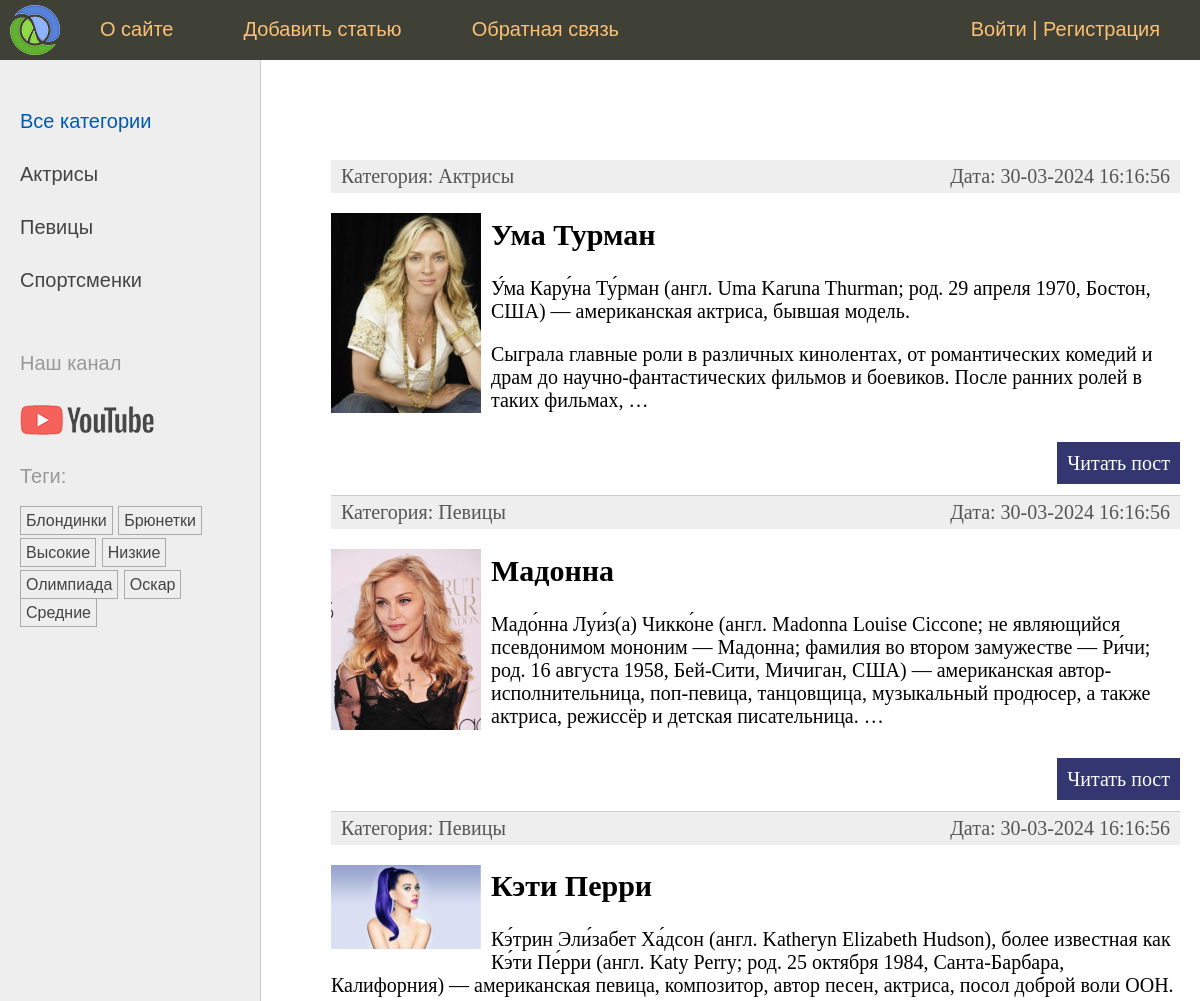
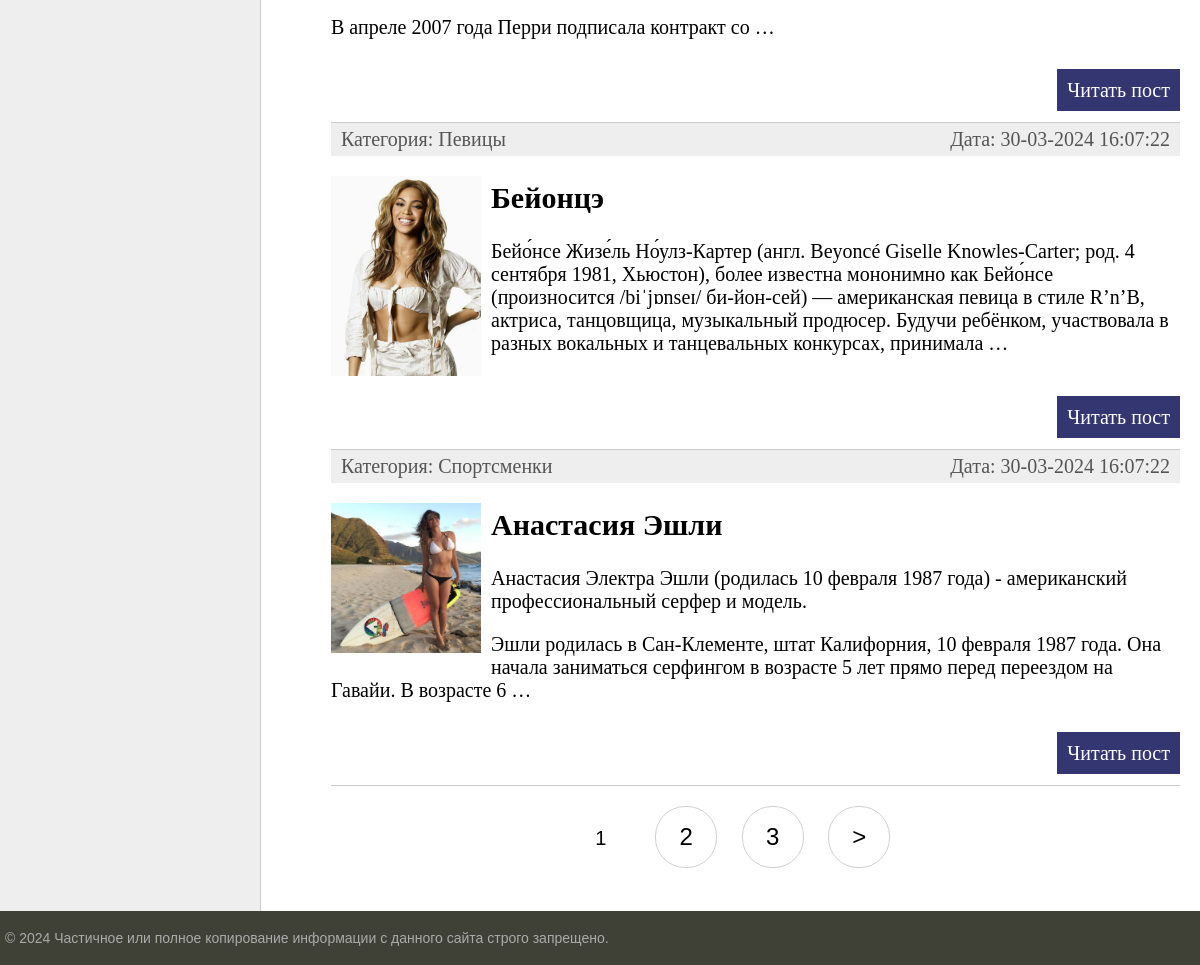
The page / on the database its author committed (2 pictures, top to bottom).
### women/models.py (models this page shows, shortened)
class Category(models.Model):  # Модель Category в виде класса для связи many-to-one (нашей первичной модели category)
    name = models.CharField(max_length=100, db_index=True, verbose_name="Категория")  # имя категории + индекс-е поле
    slug = models.SlugField(max_length=255, unique=True, db_index=True)  # поле для обращения по slug + index
    class Meta:  # мета класс для вывода класса Category в админ панель
        verbose_name = "Категория"
        verbose_name_plural = "Категории"
    def get_absolute_url(self):  # метод для формирования URl адреса (см шаблон в list_categories.html)
        return reverse('category', kwargs={'cat_slug': self.slug})  # возвращает с помощью reverse маршрут по

class TagPost(models.Model):  # модель для тегов наследуем от класса Model
    tag = models.CharField(max_length=100, db_index=True)  # название тега(индексированное) + max длина 100 символов
    slug = models.SlugField(max_length=255, unique=True, db_index=True)  # поле для slug (уникален и индексирован)
    def get_absolute_url(self):  # метод возвращает url для конкретного тега(также отвечает в админке-смотреть на сайте)
        return reverse('tag', kwargs={'tag_slug': self.slug})  # slug берется из бд и формируется маршрут

class Women(models.Model):  # наш класс-модель с полями для таблицы
    class Status(models.IntegerChoices):  # класс для именовывания опубликованных/не опубликованных статей в виджете
        DRAFT = 0, 'Черновик'  # название-статус в виджете в виде кортежа с int
        PUBLISHED = 1, 'Опубликовано'  # - костыль в 20 строке - преобразует 1 и 0 в булевы значения
    title = models.CharField(max_length=255, verbose_name="Заголовок")  # Заголовок с максимальным кол-во символов
    slug = models.SlugField(max_length=255, unique=True, db_index=True, verbose_name="Slug",  # связка с slug в urls
                            validators=[  # стандартные валидаторы для slug + сообщение
                                MinLengthValidator(5, message="Минимум 5 символов"),
                                MaxLengthValidator(100, message="Максимум 100 символов")])
    photo = models.ImageField(upload_to="photos/%y/%m/%d", default=None,  # поле для загрузки фото для постов +
                              blank=True, null=True, verbose_name="Фото")  # параметры загрузки(каталог, имя...)
    content = models.TextField(blank=True, verbose_name="Текст статьи")  # Поле для текста(статьи) с доступно пустым
    time_create = models.DateTimeField(auto_now_add=True, verbose_name="Время создания")  # авто заполнение времени
    time_update = models.DateTimeField(auto_now=True, verbose_name="Время изменения")  # меняющееся при каждом изменении
    is_published = models.BooleanField(choices=tuple(map(lambda x: (bool(x[0]), x[1]), Status.choices)),  # Публикация +
                                       default=Status.DRAFT, verbose_name="Статус")  # костыль "опубликовано" в админке
    cat = models.ForeignKey('Category', on_delete=models.PROTECT, related_name='posts', verbose_name="Категории")
    tags = models.ManyToManyField('TagPost', blank=True, related_name='tags', verbose_name="Теги")  # many-to-many
    husband = models.OneToOneField('Husband', on_delete=models.SET_NULL,
                                   null=True, blank=True, related_name='wuman', verbose_name="Муж")
    objects = models.Manager()  # пользовательский менеджер по умолчанию (работает, если published не активен)
    published = PublishedManager()  # пользовательский менеджер публикаций(да/нет)
    class Meta:  # спец класс для сортировки полей модели Women с методом ordering и indexes + порядок сортировки
        verbose_name = "Известные женщины"  # заголовок для админки
        verbose_name_plural = "Известные женщины"  # заголовок во множественном числе (без -s)
        ordering = ['-time_create']  # порядок сортировки
        indexes = [  # список индексированных полей для ускорения сортировки
            models.Index(fields=['-time_create'])  # class Meta - для управления сортировкой на уровне класса
        ]
    def get_absolute_url(self):  # метод, формирующий url для каждой конкретной записи
        return reverse('post', kwargs={'post_slug': self.slug})  # ф-я reverse возвращает полноценный url адрес

### women/views.py (the view)
# urls.py: path('', views.WomenHome.as_view(), name='home'),  # http://127.0.0.1:8000 - маршр отвеч за гл стр + class WomenHome
class WomenHome(DataMixin, ListView):  # класс типа ListView для отображения произвольных списков главной страницы.
    template_name = 'women/index.html'  # путь к шаблону, который используется
    context_object_name = 'posts'  # атрибут для использования списка статей из модели Women(posts в шаблоне index.html)
    title_page = 'Главная страница'  # title_page добавляется в словарь extra_context,кот-й формируется, благодаря Mixin
    cat_selected = 0  # Параметр выбора категории(маркер выделенной категории)
    def get_queryset(self):  # спец метод для отображения только опубликованных статей, если отображаются все статьи.
        return Women.published.all().select_related('cat')  # отображение всех опубликованных статей

### users/context_processors.py (called while the page is built)
def get_women_context(request):  # Конт-й шаблонный проц-р для отображения главного меню
    return {'mainmenu': menu}  # вернуть словарь и автоматически передать его во все шаблоны + переменная menu

### women/models.py (called while the page is built)
    def get_queryset(self):  # возвращает опубликованные посты(спец метод базового класса)
        return super().get_queryset().filter(is_published=Women.Status.PUBLISHED)  # возвращает опубликованные статьи

### women/templatetags/women_tags.py (called while the page is built)
@register.inclusion_tag('women/list_categories.html')  # inclusion тэг формирует шаблон и возвр-т фрагмент HTML-страницы
def show_categories(cat_selected=0):  # ф-я возвращает обработанную HTML-страницу
    cats = Category.objects.annotate(total=Count("posts")).filter(total__gt=0)  # вывод категорий, связанных с
    return {'cats': cats, 'cat_selected': cat_selected}  # возвращает список cats_db по переменной cats

@register.inclusion_tag('women/list_tags.html')  # шаблонный тег для отображения тегов в левом сайдбаре
def show_all_tags():
    return {'tags': TagPost.objects.annotate(total=Count("tags")).filter(total__gt=0)}  # возвращает теги из модели

### women/templates/women/index.html (shortened to what this page needs)
{% extends 'base.html' %}
{% block content %}
<ul class="list-articles">
	{% for p in posts %}
			<li><div class="article-panel">
	<p class="first">Категория: {{p.cat.name}}</p>
	<p class="last">Дата: {{p.time_update|date:"d-m-Y H:i:s"}}</p>
	</div>
{% if p.photo %}
        <p><img class="img-article-left thumb" src="{{p.photo.url}}"></p>
{% endif %}
				<h2>{{p.title}}</h2>
    {% autoescape off %}
	{{p.content|linebreaks|truncatewords:40}}
    {% endautoescape %}
			<p class="link-read-post"><a href="{{ p.get_absolute_url }}">Читать пост</a></p>
			</li>
	{% endfor %}
</ul>
{% endblock %}
{% block navigation %}
{% if page_obj.has_other_pages %}
<nav class="list-pages">
	<ul>
		{% for p in paginator.page_range %}
		{% if page_obj.number == p %}
		<li class="page-num page-num-selected">{{ p }}</li>
		{% elif p >= page_obj.number|add:-2 and p <= page_obj.number|add:2 %}
		<li class="page-num">
			<a href="?page={{ p }}">{{ p }}</a>
		</li>
		{% endif %}
		{% endfor %}
		{% if page_obj.has_next %}
		<li class="page-num">
			<a href="?page={{ page_obj.next_page_number }}">&gt;</a>
		</li>
		{% endif %}
	</ul>
</nav>
{% endif %}
{% endblock %}

### women/templates/women/list_categories.html
{% for cat in cats %}
{% if cat_id == cat_selected %}
<li class="selected">{{cat.name}}</li>
{% else %}
<li><a href="{{ cat.get_absolute_url }}">{{cat.name}}</a></li>
{% endif %}
{% endfor %}

### women/templates/women/list_tags.html
{% if tags %}
    <p>Теги:</p>
    <ul class="tags-list">
        {% for t in tags %}
        <li><a href="{{t.get_absolute_url}}">{{t.tag}}</a></li>
        {% endfor %}
    </ul>
{% endif %}

### women/static/women/css/styles.css (style rules this page uses)
html, body { font-family: 'Arial'; margin: 0; padding: 0; height: 100%; width: 100%; color: #444; }
a { color: #0059b2; text-decoration: none; }
img { max-width: 600px; height: auto; }
img.img-article-left { max-width: 300px; height: auto; float: left; padding: 0 10px 10px 0; }
img.img-article-left.thumb { max-width: 150px; height: auto; }
p.link-read-post { text-align: right; }
p.link-read-post a { padding: 10px; min-width: 100px; background: #333671; color: #fff; text-decoration: none; }
div.article-panel { background: #eee; padding: 5px 10px 5px 10px; box-sizing: border-box; overflow: hidden; color: #555; }
div.article-panel p.first { margin: 0; float: left; }
div.article-panel p.last { margin: 0; float: right; }
ul.list-articles { list-style: none; margin: 0; padding: 0; }
ul.list-articles li { border-bottom: 1px solid #ccc; }
.left-chapters ul { width: 230px; margin: 0; padding: 20px 10px 10px 20px; list-style: none; font-size: 20px; }
.left-chapters ul li { margin: 30px 0 0 0; color: #999; }
.left-chapters ul li a { color: #444; text-decoration: none; }
ul.tags-list { width: 100%; margin: 0; padding: 0; list-style: none; }
ul.tags-list li { margin: 0; padding: 0 0 10px; display: inline-block; }
ul.tags-list li a { padding: 5px; font-size: 16px; border: 1px solid #aaa; }
.list-pages { text-align: center; margin: 0 0 20px 0; }
.list-pages ul { margin: 20px 0 0 0; padding: 0; list-style: none; }
.list-pages ul li { display: inline-block; margin: 0 20px 0 0; }
.list-pages a { color: #000; font-size: 24px; text-decoration: none; }
.list-pages .page-num, .page-num-selected { display: inline-block; width: 60px; height: 44px; padding: 16px 0 0 0; border: 1px solid #d0d0d0; border-radius: 30px; }
.list-pages .page-num-selected { border: none; color: #000; font-size: 20px; }

### rows shown on the page
Category: name "Актрисы"
Category: name "Певицы"
Category: name "Спортсменки"
TagPost: tag "Блондинки"
TagPost: tag "Брюнетки"
TagPost: tag "Высокие"
TagPost: tag "Низкие"
TagPost: tag "Олимпиада"
TagPost: tag "Оскар"
TagPost: tag "Средние"
Women: cat.name "Актрисы", time_update "30-03-2024 16:16:56", photo (picture), title "Ума Турман", content "У́ма Кару́на Ту́рман (англ. Uma Karuna Thurman; род. 29 апреля 1970, Бостон, США) — американская актриса, бывшая модель. Сыграла главные роли в различных кинолентах, от романтических комедий и драм до научно-фантастических фильмов и боевиков. После ранних ролей в таких фильмах, …"
Women: cat.name "Певицы", time_update "30-03-2024 16:16:56", photo (picture), title "Мадонна", content "Мадо́нна Луи́з(а) Чикко́не (англ. Madonna Louise Ciccone; не являющийся псевдонимом мононим — Мадонна; фамилия во втором замужестве — Ри́чи; род. 16 августа 1958, Бей-Сити, Мичиган, США) — американская автор-исполнительница, поп-певица, танцовщица, музыкальный продюсер, а также актриса, режиссёр и детская писательница. …"
Women: cat.name "Певицы", time_update "30-03-2024 16:16:56", photo (picture), title "Кэти Перри", content "Кэ́трин Эли́забет Ха́дсон (англ. Katheryn Elizabeth Hudson), более известная как Кэ́ти Пе́рри (англ. Katy Perry; род. 25 октября 1984, Санта-Барбара, Калифорния) — американская певица, композитор, автор песен, актриса, посол доброй воли ООН. В апреле 2007 года Перри подписала контракт со …"
Women: cat.name "Певицы", time_update "30-03-2024 16:07:22", photo (picture), title "Бейонцэ", content "Бейо́нсе Жизе́ль Но́улз-Картер (англ. Beyoncé Giselle Knowles-Carter; род. 4 сентября 1981, Хьюстон), более известна мононимно как Бейо́нсе (произносится /biˈjɒnseɪ/ би-йон-сей) — американская певица в стиле R’n’B, актриса, танцовщица, музыкальный продюсер. Будучи ребёнком, участвовала в разных вокальных и танцевальных конкурсах, принимала …"
Women: cat.name "Спортсменки", time_update "30-03-2024 16:07:22", photo (picture), title "Анастасия Эшли", content "Анастасия Электра Эшли (родилась 10 февраля 1987 года) - американский профессиональный серфер и модель. Эшли родилась в Сан-Клементе, штат Калифорния, 10 февраля 1987 года. Она начала заниматься серфингом в возрасте 5 лет прямо перед переездом на Гавайи. В возрасте 6 …"

### other values the page prints
{{ m.title }} "О сайте" "Добавить статью" "Обратная связь"
{{ p }} "1"
{{ p }} "2" "3"
